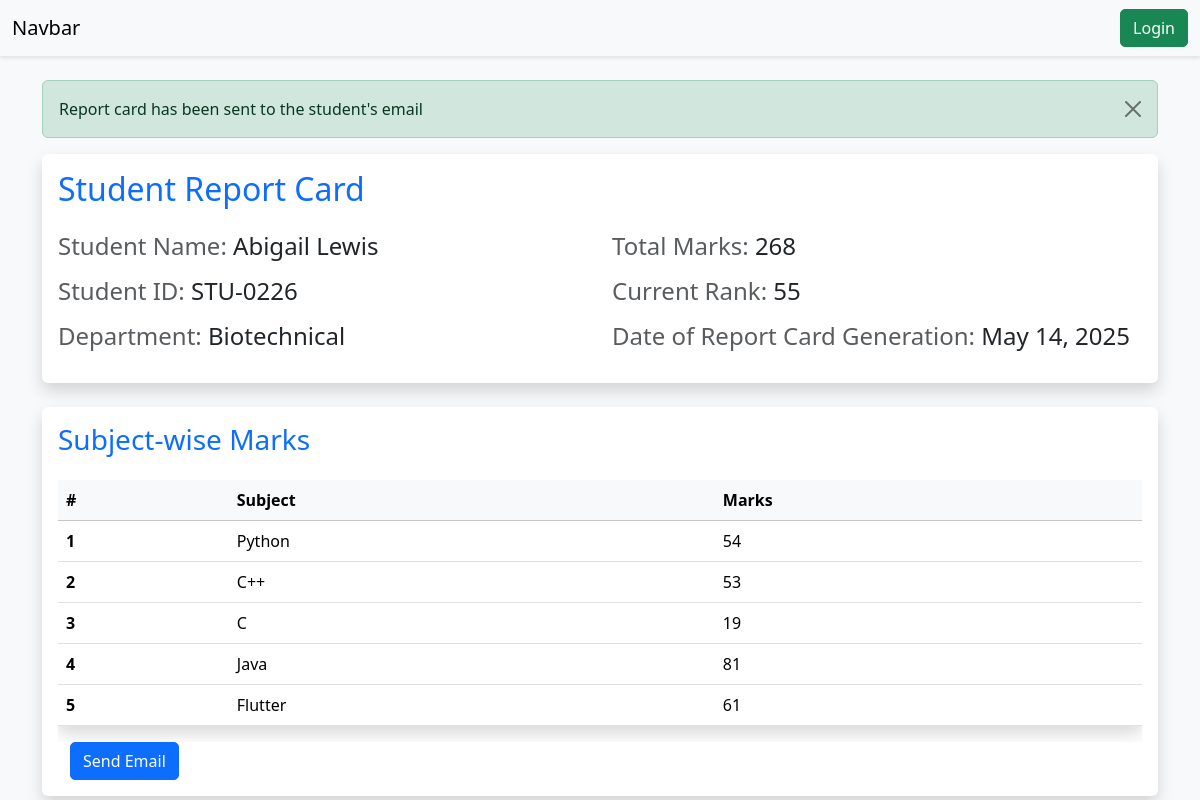
The page /send_email/?student_id=STU-0226 on the database its author committed.
### vege/models.py (models this page shows, shortened)
class Student(models.Model):
    department=models.ForeignKey(Department,related_name='depart',on_delete=models.SET_NULL,null=True)
    student_id=models.OneToOneField(StudentID,related_name='studentid',on_delete=models.SET_NULL,null=True)
    student_name=models.CharField(max_length=100)
    student_email=models.EmailField(unique=True)
    student_age=models.IntegerField()
    student_address=models.TextField()
    is_fake = models.BooleanField(default=False)
    is_deleted=models.BooleanField(default=False)
    objects=StudentManager()
    admin_objects=models.Manager()
    class Meta:
        ordering=['student_name']
        verbose_name='student'

class StudentID(models.Model):
    student_id=models.CharField(max_length=100)

class Department(models.Model):
    department=models.CharField(max_length=100)
    class Meta:
        ordering=['department']

class ReportCard(models.Model):
    student=models.ForeignKey(Student,related_name='reportcard_set', on_delete=models.CASCADE)
    student_rank=models.IntegerField()
    date_of_report_card_generation=models.DateField(auto_now_add=True)
    total_marks=models.IntegerField(default=0)
    class Meta:
        unique_together=['student', 'date_of_report_card_generation']
        ordering = ['-date_of_report_card_generation', 'student_rank']

class SubjectMarks(models.Model):
    student=models.ForeignKey(Student,related_name='studentmarks', on_delete=models.CASCADE)
    subject=models.ForeignKey(Subject, on_delete=models.CASCADE)
    marks=models.IntegerField()
    class Meta:
        unique_together=['student','subject']

class Subject(models.Model):
    subject_name=models.CharField(max_length=100)

### vege/views.py (the view)
# urls.py: path('send_email/', send_email, name='send_email'),
def send_email(request):
    student_id = request.GET.get('student_id')
    queryset = SubjectMarks.objects.filter(student__student_id__student_id=student_id)
    total_marks = queryset.aggregate(total_marks=Sum('marks'))
    current_rank = queryset.first().student.reportcard_set.first().student_rank
    date_of_report_card_generation = queryset.first().student.reportcard_set.first().date_of_report_card_generation
    student = queryset.first().student
    try:
        send_email_to_client(
            student=student,
            marks=queryset,
            total_marks=total_marks,
            current_rank=current_rank
        )
        messages.success(request, 'Report card has been sent to the student\'s email')
    except Exception as e:
        messages.error(request, f'Failed to send email: {str(e)}')
    context = {
        'marks': queryset,
        'total_marks': total_marks,
        'student': student,
        'current_rank': current_rank,
        'date_of_report_card_generation': date_of_report_card_generation
    }
    return render(request, 'report/see_marks.html', context)

### home/utils.py (called while the page is built)
def send_email_to_client(student=None, marks=None, total_marks=None, current_rank=None):
    subject = "Here is the Report Card"
    message = f"""
Dear {student.student_name},

Here is your report card:

Student ID: {student.student_id.student_id}
Department: {student.department.department}
Email: {student.student_email}

Subject-wise Marks:
"""
    for mark in marks:
        message += f"\n{mark.subject.subject_name}: {mark.marks}"
    message += f"""

Total Marks: {total_marks['total_marks']}
Current Rank: {current_rank}

Best regards,
School Administration
"""
    from_email = settings.EMAIL_HOST_USER
    recipient_list = ["milankumawat01@gmail.com"]  # Send to student's email
    send_mail(subject, message, from_email, recipient_list)

### vege/templates/report/see_marks.html
{% extends 'base.html' %}
{% block content %}
<div class="container mt-4">
    {% if messages %}
    <div class="messages">
        {% for message in messages %}
        <div class="alert alert-{{ message.tags }} alert-dismissible fade show" role="alert">
            {{ message }}
            <button type="button" class="btn-close" data-bs-dismiss="alert" aria-label="Close"></button>
        </div>
        {% endfor %}
    </div>
    {% endif %}
    <div class="card mb-4">
        <div class="card-body">
            <h2 class="card-title text-primary mb-4">Student Report Card</h2>
            <div class="row">
                <div class="col-md-6">
                    <h4 class="mb-3"><span class="text-muted">Student Name:</span> {{student.student_name}}</h4>
                    <h4 class="mb-3"><span class="text-muted">Student ID:</span> {{student.student_id.student_id}}</h4>                    <h4 class="mb-3"><span class="text-muted">Department:</span> {{student.department.department}}</h4>
                </div>
                <div class="col-md-6">
                    <h4 class="mb-3"><span class="text-muted">Total Marks:</span> {{total_marks.total_marks}}</h4>
                    <h4 class="mb-3"><span class="text-muted">Current Rank:</span> {{current_rank}}</h4>
                    <h4 class="mb-3"><span class="text-muted">Date of Report Card Generation:</span> {{date_of_report_card_generation}}</h4>
                </div>
            </div>
        </div>
    </div>
    <div class="card">
        <div class="card-body">
            <h3 class="card-title text-primary mb-4">Subject-wise Marks</h3>
            <div class="table-responsive">
                <table class="table table-hover">
                    <thead class="table-light">
                        <tr>
                            <th scope="col">#</th>
                            <th scope="col">Subject</th>
                            <th scope="col">Marks</th>
                        </tr>
                    </thead>
                    <tbody>
                        {% for mark in marks %}
                        <tr>
                            <th scope="row">{{forloop.counter}}</th>
                            <td>{{mark.subject.subject_name}}</td>
                            <td>{{mark.marks}}</td>
                        </tr>
                        {% endfor %}
                    </tbody>
                </table>
            </div>
            <div class="container">
                <a href="{% url 'send_email' %}?student_id={{student.student_id.student_id}}" class="btn btn-primary">Send Email</a>
            </div>
        </div>
    </div>
</div>
{% endblock %}

### vege/templates/base.html (style rules this page uses)
body { background-color: #f8f9fa; }
.card { border: none; box-shadow: 0 0.5rem 1rem rgba(0, 0, 0, 0.15); }
.btn { border-radius: 5px; }
.table { background-color: white; box-shadow: 0 0.5rem 1rem rgba(0, 0, 0, 0.15); }

### rows shown on the page
Student: student_name "Abigail Lewis", student_id.student_id "STU-0226", department.department "Biotechnical"
ReportCard: date_of_report_card_generation "May 14, 2025"
SubjectMarks: subject.subject_name "Python", marks "54"
SubjectMarks: subject.subject_name "C++", marks "53"
SubjectMarks: subject.subject_name "C", marks "19"
SubjectMarks: subject.subject_name "Java", marks "81"
SubjectMarks: subject.subject_name "Flutter", marks "61"

### other values the page prints
{{ message }} "Report card has been sent to the student's email"
{{ total_marks.total_marks }} "268"
{{ current_rank }} "55"
